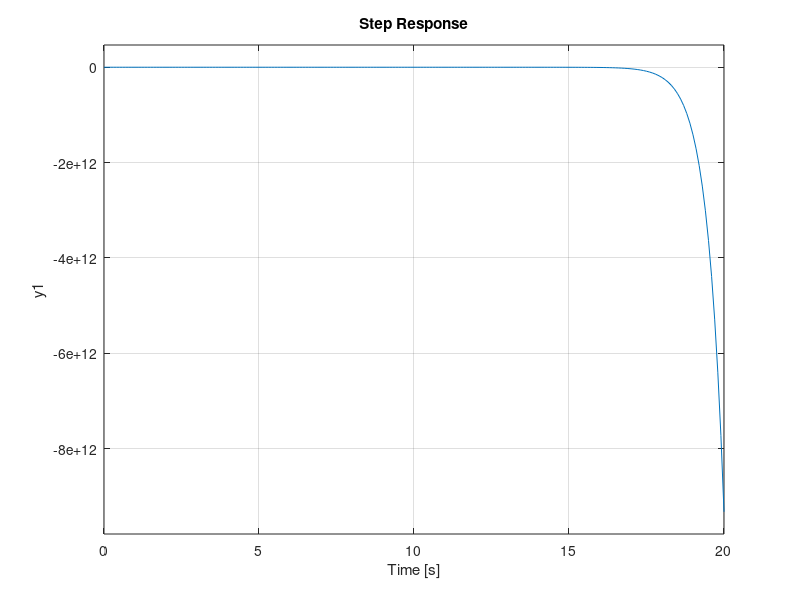

Write MATLAB code to recreate this figure.
%Clear
clear
clc
close all


%%Number 2
%% Define G1, G2, G3, G4, H1, H2, and H3

G1_num = [0 0 1];
G1_den = [1 0 0];
G1 = tf(G1_num,G1_den)

G2_num = [0 0 1];
G2_den = [1 1];
G2 = tf(G2_num,G2_den)

G3_num = [0 1];
G3_den = [1 0];
G3 = tf(G3_num,G3_den)

G4_num = [1];
G4_den = [2 0];
G4 = tf(G4_num,G4_den)

H1_num = [0 1];
H1_den = [1 0];
H1 = tf(H1_num,H1_den)

H2_num = [0 1];
H2_den = [1 -1];
H2 = tf(H2_num,H2_den)

H3_num = [0 1];
H3_den = [1 -2];
H3 = tf(H3_num,H3_den)

%% Reduce Block Diagram @G2 and H2
%%since G2 and H2 is series, multiply
G2H2_num = conv(G2_num,H2_num)
G2H2_den = conv(G2_den,H2_den)
TF_G3H2 = tf(G2H2_num,G2H2_den)

%% Reduce Block Diagram @G2H2 and G3
%%since G2H2 and G3 are parallel
G3G2H2_num = conv(G2H2_den,G3_num)
G3G2H2_den_multi = conv(G2H2_den,G3_den)

G3G2H2_den_add = [0 0 0 1]
G3G2H2_den = G3G2H2_den_multi + G3G2H2_den_add 
TF_G2G3H2 = tf(G3G2H2_num,G3G2H2_den)

%% Reduce Block Diagram @G1 and G2
%%since G2 and H2 is series, multiply
G1G2_num = conv(G1_num,G2_num)
G1G2_den = conv(G1_den,G2_den)
TF_G1G2 = tf(G1G2_num,G1G2_den)

%% Reduce Block Diagram @G3G2H2 and G4H3

G2G3G4H2H3_num = conv(G3G2H2_num,H3_den)
G2G3G4H2H3_den = conv(G3G2H2_den,H3_den)

G2G3G4H2H3_multi = conv(G2G3G4H2H3_den,G4_den)
G2G3G4H2H3_den = G2G3G4H2H3_multi + [0 0 0 1 0 -1]
TF_G2G3G4H2H3 = tf(G2G3G4H2H3_num,G2G3G4H2H3_den)


%% Reduce Block Diagram @G2G3G4H2H3 and G1
G1G2G3G4H2H1_num = [1 -3 2]
G1G2G3G4H2H1_den = conv(G2G3G4H2H3_den,G1_den)
TF_G1G2G3G4H2H1 = tf(G1G2G3G4H2H1_num,G1G2G3G4H2H1_den)


%% Reduce Block Diagram @G1G2G3G4H2 and H1
G1G2G3G4H1H2H3_num = conv(H1_num,G1G2G3G4H2H1_num)
G1G2G3G4H1H2H3_multi = conv(G1G2G3G4H2H1_den,H1_den)
%%since
G1G2G3G4H1H2H3_den = G1G2G3G4H1H2H3_multi + [0 0 0 0 0 0 1 -3 2]
TF_reduced = tf(G1G2G3G4H1H2H3_num,G1G2G3G4H1H2H3_den)

%%STEP RESPONSE
step(TF_reduced,0:0.1:20)